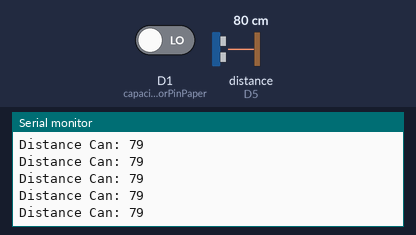
Simulated run of this sketch. Board: ESP8266 (NodeMCU). On the bench: the last lines printed to the serial monitor. Wiring (inferred from the names in the program): ultrasonic range finder: trigger D6; echo D5. The test bench sets the inputs (shaded band); at power-on: distance to the obstacle (sensor on D5) 80 cm, D1 (capacitiveSensorPinPaper) LOW. The echo pulse lasts 58.3 µs per cm; WiFi joins after 1.5 s; servers stay silent unless stated.

Above: at 2.7 s.
2.8 s: distance to the obstacle (sensor on D5) set to 2 cm
At 3.03 s:
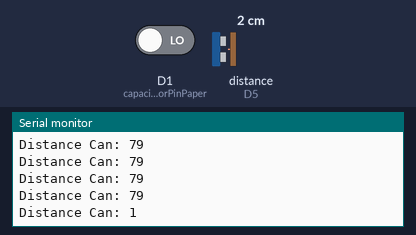
4.3 s: distance to the obstacle (sensor on D5) set to 4 cm
At 4.39 s:
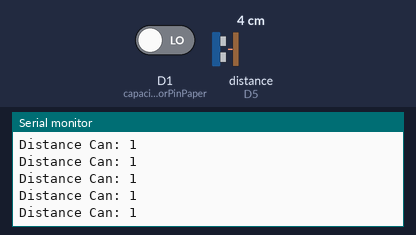
Timing chart, 0 to 7.3 s (numbered marks = the images above; inputs shaded):
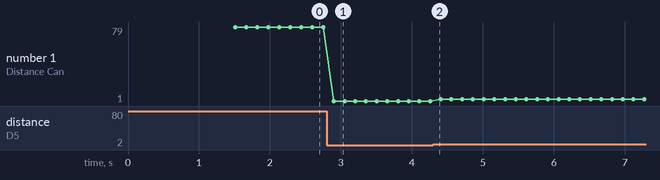

Measured:
- after the input at 2.8 s, the serial monitor: prints a new line after 0.10 s (image 1)
- plotted number 1: 79 → 1 after the input at 2.8 s, 1 → 3 after the input at 4.3 s

The sketch:

CounterSensor.ino
```cpp
#include <ArduinoJson.h>
#include <ESP8266WiFi.h>
#include <FirebaseArduino.h>

//Setting up firebase and wifi connection
#define FIREBASE_HOST "eco-arcade-default-rtdb.asia-southeast1.firebasedatabase.app"
#define FIREBASE_AUTH "XdKualT5QNGRWRWywe1d1lhNc9AL82ivhoge59v7"
// #define WIFI_SSID "OPPO A92"
// #define WIFI_PASSWORD "11111111"

#define WIFI_SSID "Smartbro-9EC6"
#define WIFI_PASSWORD "smartbro"

//Setting up PlasticCan Ultrasonic Sensor
const int echoPinCan = D5; //jumper D3
const int trigPinCan = D6; //jumper D4
long durationCan;
int distanceCan;
int binLevelCan;

//Setting up Capacitive Proximity for Paper Sensor
const int capacitiveSensorPinPaper = D1;

void setup() {
    Serial.begin(115200);
    // connect to wifi.
    WiFi.begin(WIFI_SSID, WIFI_PASSWORD);
    Serial.print("connecting");
    while (WiFi.status() != WL_CONNECTED) {
        Serial.print(".");
        delay(500);
    }
    Serial.println();
    Serial.print("connected: ");
    Serial.println(WiFi.localIP());

    Firebase.begin(FIREBASE_HOST, FIREBASE_AUTH);
    pinMode(trigPinCan, OUTPUT);
    pinMode(echoPinCan, INPUT);
    pinMode(capacitiveSensorPinPaper, INPUT);

}

void loop() {
    // Get Readings From Capacitive Sensor Paper
    int capacitiveSensorPaperValue = digitalRead(capacitiveSensorPinPaper);
    if (capacitiveSensorPaperValue == HIGH) {
      delay(3000);
      String can_starter = Firebase.getString("Servo/Can");
      String plastic_starter = Firebase.getString("Servo/Plastic");
      if (plastic_starter == "start" || can_starter == "start"){
        return;
      }
      else{
        Firebase.setString("Servo/Paper", "start");
        Firebase.setString("Servo/CanBlock", "start");
        delay(2000);
      }
    }

    // Bin Level Monitoring Sensors for Can
    digitalWrite(trigPinCan, LOW);
    delayMicroseconds(2);
    digitalWrite(trigPinCan, HIGH);
    delayMicroseconds(10);
    digitalWrite(trigPinCan, LOW);
    durationCan = pulseIn(echoPinCan, HIGH);
    distanceCan = durationCan * 0.034 / 2;
    Serial.print("Distance Can: ");
    Serial.println(distanceCan);
    //BinCan
    if (distanceCan <= 3) {
        binLevelCan = 10;
    }
    else if (distanceCan <=6 ) {
        binLevelCan = 9;
        }
    else if (distanceCan <=9 ) {
        binLevelCan = 8;
        }
    else if (distanceCan <=12 ) {
        binLevelCan = 7;
        }
    else if (distanceCan <=15 ) {
        binLevelCan = 6;
        }
    else if (distanceCan <=18 ) {
        binLevelCan = 5;
        }
    else if (distanceCan <=21 ) {
        binLevelCan = 4;
        }
    else if (distanceCan <=24 ) {
        binLevelCan = 3;
        }
    else if (distanceCan <=27 ) {
        binLevelCan = 2;
        }
    else if (distanceCan >= 30) {
        binLevelCan = 1;
    }
      Firebase.setFloat("Bin/can", binLevelCan);
}  
```
